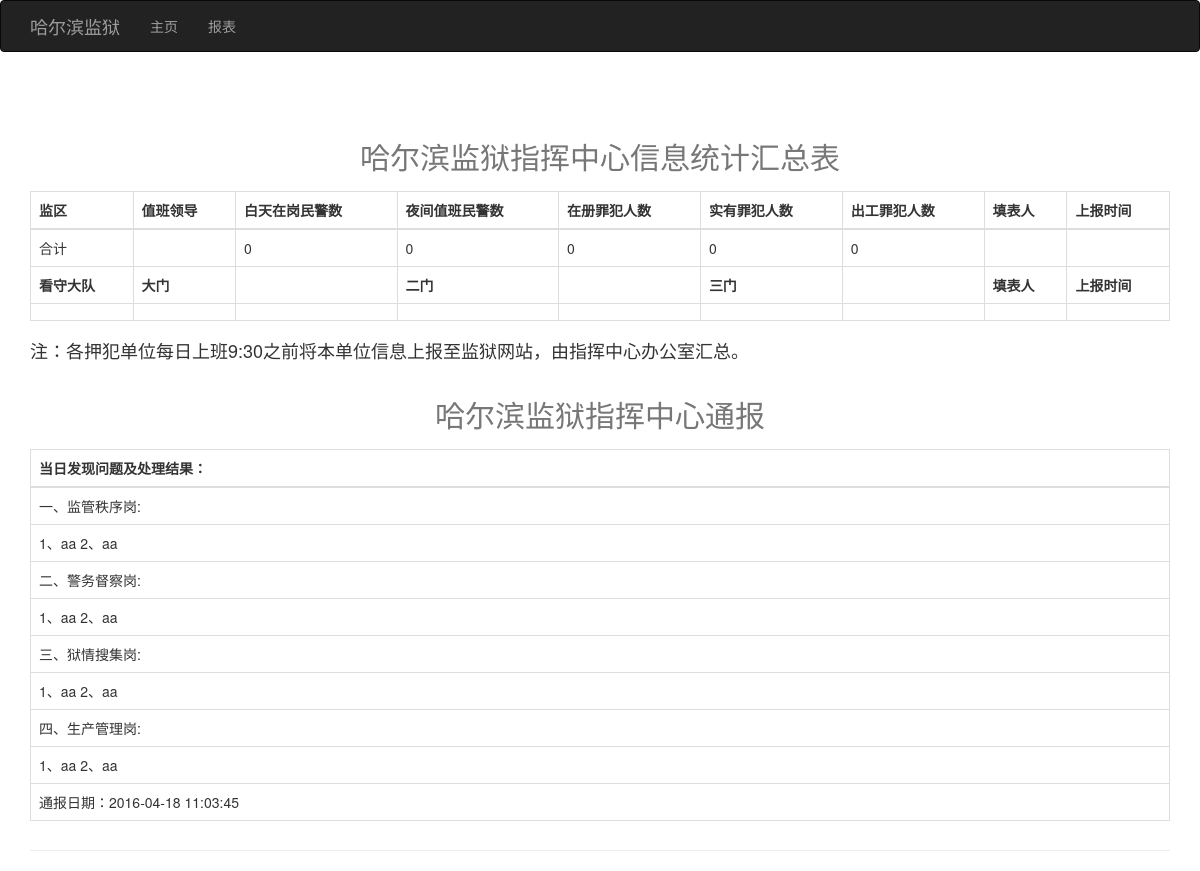
Before: / with the older database file.
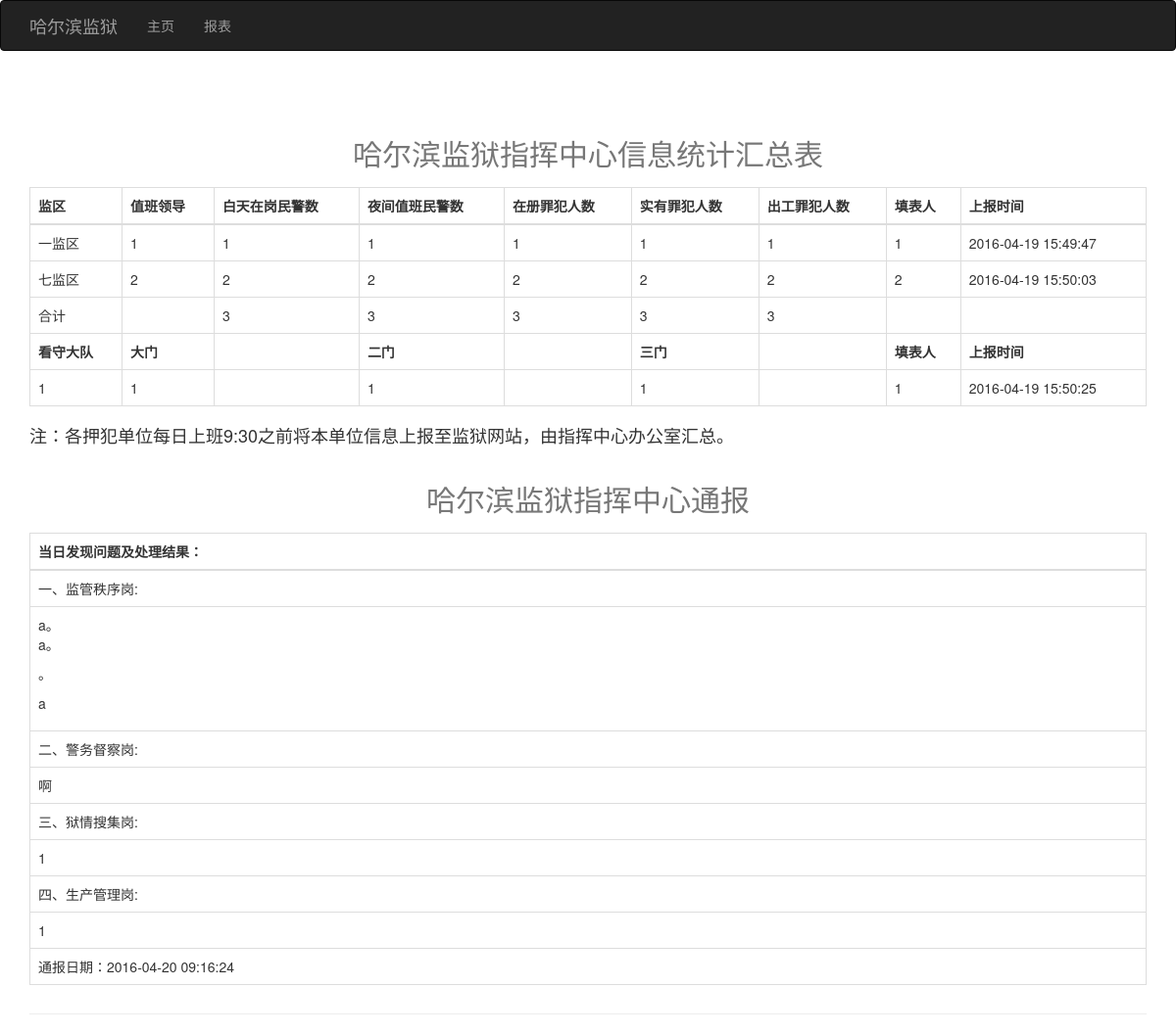
After: the same page with the newer database file.
### app/models.py (models this page shows)
class TongbaoModel(db.Model):
    id = db.Column(db.Integer, primary_key=True)
    createtime = db.Column(db.String(20), index=True)
    jianguan = db.Column(db.Text, index=True)
    jingwu = db.Column(db.Text, index=True)
    yuqing = db.Column(db.Text, index=True)
    shengchan = db.Column(db.Text, index=True)

class ReportModel(db.Model):
    id = db.Column(db.Integer, primary_key=True)
    jianqu = db.Column(db.String(20), index=True)
    zhibanlingdao = db.Column(db.String(20), index=True)
    baitianzaigang = db.Column(db.String(20), index=True)
    yejianzhiban = db.Column(db.String(20), index=True)
    zaice = db.Column(db.String(20), index=True)
    shiyou = db.Column(db.String(20), index=True)
    chugong = db.Column(db.String(20), index=True)
    beizhu = db.Column(db.String(20), index=True)
    createtime = db.Column(db.String(20), index=True, unique=True)

class KanshouModel(db.Model):
    id = db.Column(db.Integer, primary_key=True)
    zhibanlingdao = db.Column(db.String(20), index=True)
    damen = db.Column(db.String(20), index=True)
    ermen = db.Column(db.String(20), index=True)
    sanmen = db.Column(db.String(20), index=True)
    beizhu = db.Column(db.String(20), index=True)
    createtime = db.Column(db.String(20), index=True)

### app/views.py (the view)
@app.route('/')
def index():
    reports = []
    for jianqu in jianqu_names:
        one = ReportModel.query.filter_by(jianqu = jianqu).order_by(ReportModel.createtime.desc()).first()
        if one:
            reports.append(one)
    kanshou = KanshouModel.query.order_by(KanshouModel.createtime.desc()).first()
    report = ReportModel.query.group_by(ReportModel.jianqu).order_by(ReportModel.jianqu).order_by(ReportModel.createtime.desc())
    total = sum_all(report)
    tongbao = TongbaoModel.query.order_by(TongbaoModel.createtime.desc()).first()
    return render_template('index.html', content = reports,total = total,kanshou = kanshou,tongbao = tongbao)

### app/views.py (called while the page is built)
def sum_all(report):
    sum = []
    btzg = 0
    yjzb = 0
    zc = 0
    sy = 0
    cg = 0
    for some in report:
        btzg += int(some.baitianzaigang)
        yjzb += int(some.yejianzhiban)
        zc += int(some.zaice)
        sy += int(some.shiyou)
        cg += int(some.chugong)
    sum.append(btzg)
    sum.append(yjzb)
    sum.append(zc)
    sum.append(sy)
    sum.append(cg)
    return sum

@app.before_request
def before_request():
    g.user = current_user

### app/templates/index.html (shortened to what this page needs)
{% extends "bootstrap/base.html" %}
{% block navbar %}
<div class="navbar navbar-inverse" role="navigation">
    <div class="container">
        <div class="navbar-header">
            <a class="navbar-brand" href="/">哈尔滨监狱</a>
        </div>
        <div class="navbar-collapse collapse">
            <ul class="nav navbar-nav">
                <li><a href="/">主页</a></li>
                <li><a href="/add">报表</a></li>
            </ul>
        </div>
    </div>
</div>
{% endblock %}
{% block content %}
<div class="container">
    <div class="page-header">
<table class="table table-bordered" align="center" valign="middle">
   <caption ><h2>哈尔滨监狱指挥中心信息统计汇总表</h2></caption>
   <thead>
      <tr>
         <th>监区</th>
         <th>值班领导</th>
         <th>白天在岗民警数</th>
         <th>夜间值班民警数</th>
         <th>在册罪犯人数</th>
         <th>实有罪犯人数</th>
         <th>出工罪犯人数</th>
         <th>填表人</th>
         <th>上报时间</th>
      </tr>
   </thead>
   <tbody>
      <tr>
      {% for one in content%}
         <td>{{ one.jianqu }}</td>
         <td>{{ one.zhibanlingdao }}</td>
         <td>{{ one.baitianzaigang }}</td>
         <td>{{ one.yejianzhiban }}</td>
         <td>{{ one.zaice }}</td>
         <td>{{ one.shiyou }}</td>
         <td>{{ one.chugong }}</td>
         <td>{{ one.beizhu }}</td>
         <td>{{ one.createtime }}</td>
            </tr>
      {% endfor%}
      <tr>
      <td>合计</td>
      <td></td>
      {% for some in total%}
         <td>{{some}}</td>
      {% endfor%}
      <td></td>
      <td></td>
      </tr>
      <tr>
         <th>看守大队</th>
         <th>大门</th>
         <th></th>
         <th>二门</th>
         <th></th>
         <th>三门</th>
         <th></th>
         <th>填表人</th>
         <th>上报时间</th>
      </tr>
      <tr>
          <td>{{kanshou.zhibanlingdao}}</td>
          <td>{{kanshou.damen}}</td>
          <td></td>
          <td>{{kanshou.ermen}}</td>
          <td></td>
          <td>{{kanshou.sanmen}}</td>
          <td></td>
          <td>{{kanshou.beizhu}}</td>
          <td>{{kanshou.createtime}}</td>
      </tr>
   </tbody>
</table>
<h4>注：各押犯单位每日上班9:30之前将本单位信息上报至监狱网站，由指挥中心办公室汇总。</h4>
    <table class="table table-bordered" align="center" valign="middle">
   <caption ><h2>哈尔滨监狱指挥中心通报</h2></caption>
   <thead>
      <tr>
         <th>当日发现问题及处理结果：</th>
      </tr>
   </thead>
   <tbody>
      <tr>
          <td>一、监管秩序岗:</td>
      </tr>
      <tr>
          <td>{{tongbao.jianguan.replace('。','。<p>')|safe}}</td>
      </tr>
      <tr>
          <td>二、警务督察岗:</td>
      </tr>
      <tr>
          <td>{{tongbao.jingwu.replace('。','。<p>')|safe}}</td>
      </tr>
      <tr>
          <td>三、狱情搜集岗:</td>
      </tr>
      <tr>
          <td>{{tongbao.yuqing.replace('。','。<p>')|safe}}</td>
      </tr>
      <tr>
          <td>四、生产管理岗:</td>
      </tr>
      <tr>
          <td>{{tongbao.shengchan.replace('。','。<p>')|safe}}</td>
      </tr>
      <tr>
          <td>通报日期：{{tongbao.createtime}}</td>
      </tr>
   </tbody>
</table>
    </div>
</div>
{% endblock %}

### app/templates/bootstrap/base.html (shortened to what this page needs)
{% block doc -%}
<!DOCTYPE html>
<html{% block html_attribs %}{% endblock html_attribs %}>
{%- block html %}
  <head>
    {%- block head %}
    {%- block styles %}
    <link href="{{url_for('.static',filename = 'css/bootstrap.css')}}" rel="stylesheet">
    {%- endblock styles %}
    {%- endblock head %}
  </head>
  <body{% block body_attribs %}{% endblock body_attribs %}>
    {% block body -%}
    {% block navbar %}
    {%- endblock navbar %}
    {% block content -%}
    {%- endblock content %}
    {%- endblock body %}
  </body>
{%- endblock html %}
</html>
{% endblock doc -%}

Changed rows visible on the page:
no longer on this page (row unchanged): TongbaoModel: jianguan.replace "1、aa 2、aa", jingwu.replace "1、aa 2、aa", yuqing.replace "1、aa 2、aa", shengchan.replace "1、aa 2、aa", createtime "2016-04-18 11:03:45"
added ReportModel: jianqu "一监区", zhibanlingdao "1", baitianzaigang "1", yejianzhiban "1", zaice "1", shiyou "1", chugong "1", beizhu "1", createtime "2016-04-19 15:49:47"
added ReportModel: jianqu "七监区", zhibanlingdao "2", baitianzaigang "2", yejianzhiban "2", zaice "2", shiyou "2", chugong "2", beizhu "2", createtime "2016-04-19 15:50:03"
added KanshouModel: zhibanlingdao "1", damen "1", ermen "1", sanmen "1", beizhu "1", createtime "2016-04-19 15:50:25"
added TongbaoModel: jianguan.replace "a。 a。 。 a", jingwu.replace "啊", yuqing.replace "1", shengchan.replace "1", createtime "2016-04-20 09:16:24"
Other visible differences:
new list line: "3"
list line gone: "0"
